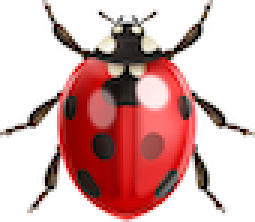
#> input picture testing/python/insect1.png, 85 x 74 px (shown 3 times larger)
$ python generate-multi-insect.py
#> lines starting #> are read from the running program, lines starting #| are printed output that depends on the picture; after the words box and inside, x2 and y2 are one past the last pixel; in counts of white or black regions, pixels touching at a corner belong together
#!/usr/bin/env python3
"""
Generate synthetic multi-insect test sequence for SceneCameraActor.

Creates a sequence of PNG frames showing 4 insects wandering randomly across
the field of view. Each insect:
  - Moves with smooth random wandering (velocity-based with gradual steering)
  - Avoids collisions with other insects (repulsion force)
  - Rotates to face its direction of travel
  - Bounces off frame edges

Usage:
    python3 generate-multi-insect.py [--frames 300] [--width 1920] [--height 1080]
                                     [--output ./test_scenes/insect_walk_4]

Output:
    output_dir/
      frame_0000.png
      frame_0001.png
      ...

The script expects 4 insect images with transparent backgrounds:
  insect1.png, insect2.png, insect3.png, insect4.png
"""

import cv2
import numpy as np
import os
import argparse
import math
import random


# ─── Insect image files (must have transparent backgrounds) ──────────────────
INSECT_FILES = [
    "insect1.png",
    "insect2.png",
    "insect3.png",
    "insect4.png",
]

INSECT_NAMES = [
    "Insect 1",
    "Insect 2",
    "Insect 3",
    "Insect 4",
]


def load_insect_image(path, target_width=120):
    """
    Load an insect PNG with transparency, resize preserving aspect ratio
    so the width matches target_width.
    Returns RGBA image.
    """
#> called with path = 'insect1.png', target_width = 120
    rgba = cv2.imread(path, cv2.IMREAD_UNCHANGED)
#> rgba is the input picture: shape (74, 85, 4); mean B, G, R, A 172.4, 173.7, 213.1, 110.8
    if rgba is None:
        raise FileNotFoundError(f"Could not load {path}")

    h, w = rgba.shape[:2]
#> h = 74; w = 85

    # If no alpha channel, create one (assume white = transparent)
    if rgba.shape[2] == 3:
        bgr = rgba
        gray = cv2.cvtColor(bgr, cv2.COLOR_BGR2GRAY)
        _, alpha = cv2.threshold(gray, 240, 255, cv2.THRESH_BINARY_INV)
        rgba = cv2.merge([bgr, alpha])

    # Crop to bounding box of non-transparent pixels
    alpha = rgba[:, :, 3]
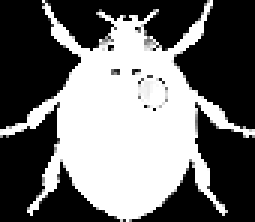
#> alpha: shape (74, 85) (shown 3 times larger); min 0, max 255, mean 110.8
    coords = cv2.findNonZero(alpha)
#> coords = contour of 2838 points, box (x1, y1, x2, y2) (0, 0, 85, 74), area 988
    if coords is not None:
        x, y, bw, bh = cv2.boundingRect(coords)
#> x = 0; y = 0; bw = 85; bh = 74
        rgba = rgba[y:y + bh, x:x + bw]

    # Resize preserving aspect ratio
    h, w = rgba.shape[:2]
    scale = target_width / w
#> scale = 1.41
    new_w = target_width
    new_h = int(round(h * scale))
#> new_h = 104
    resized = cv2.resize(rgba, (new_w, new_h), interpolation=cv2.INTER_AREA)
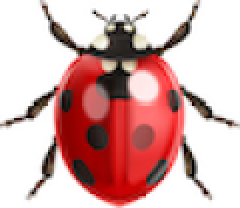
#> resized: shape (104, 120, 4) (shown 2 times larger); mean B, G, R, A 172.4, 173.7, 213.1, 110.9

    return resized


def composite_insect(frame, insect_rgba, cx, cy, angle_deg):
    """
    Place the insect image onto frame at (cx, cy), rotated by angle_deg.
    The insect is centred on (cx, cy).
    """
    h, w = insect_rgba.shape[:2]

    # Rotation matrix
    center = (w / 2, h / 2)
    rot_mat = cv2.getRotationMatrix2D(center, angle_deg, 1.0)

    # Rotate the insect image and mask
    cos_a = abs(rot_mat[0, 0])
    sin_a = abs(rot_mat[0, 1])
    new_w = int(h * sin_a + w * cos_a)
    new_h = int(h * cos_a + w * sin_a)
    rot_mat[0, 2] += new_w / 2 - center[0]
    rot_mat[1, 2] += new_h / 2 - center[1]

    insect_rotated = cv2.warpAffine(insect_rgba, rot_mat, (new_w, new_h),
                                    flags=cv2.INTER_LINEAR,
                                    borderMode=cv2.BORDER_CONSTANT,
                                    borderValue=(0, 0, 0, 0))
    mask_rotated = insect_rotated[:, :, 3]

    # Compute top-left corner for placement
    x1 = cx - new_w // 2
    y1 = cy - new_h // 2

    # Clip to frame boundaries
    x1_c = max(x1, 0)
    y1_c = max(y1, 0)
    x2_c = min(x1 + new_w, frame.shape[1])
    y2_c = min(y1 + new_h, frame.shape[0])

    # Corresponding region in the rotated insect
    bx1 = x1_c - x1
    by1 = y1_c - y1
    bx2 = bx1 + (x2_c - x1_c)
    by2 = by1 + (y2_c - y1_c)

    if bx2 <= bx1 or by2 <= by1:
        return  # fully outside frame

    # Extract the region of interest
    roi = frame[y1_c:y2_c, x1_c:x2_c]
    insect_region = insect_rotated[by1:by2, bx1:bx2, :3]
    mask_region = mask_rotated[by1:by2, bx1:bx2]

    # Blend: where mask is non-zero, use insect pixel; otherwise keep background
    mask_3ch = np.stack([mask_region] * 3, axis=-1).astype(np.float32) / 255.0
    roi_float = roi.astype(np.float32)
    insect_float = insect_region.astype(np.float32)
    blended = roi_float * (1.0 - mask_3ch) + insect_float * mask_3ch
    frame[y1_c:y2_c, x1_c:x2_c] = blended.astype(np.uint8)


class Insect:
    """Represents a single wandering insect with position, velocity, and appearance."""

    def __init__(self, insect_id, insect_rgba, width, height, margin=40):
        self.id = insect_id
        self.insect_rgba = insect_rgba
        self.margin = margin

        # Random starting position
        self.x = random.uniform(margin, width - margin)
        self.y = random.uniform(margin, height - margin)

        # Random initial velocity (pixels per frame)
        speed = random.uniform(1.5, 3.5)
        angle = random.uniform(0, 2 * math.pi)
        self.vx = speed * math.cos(angle)
        self.vy = speed * math.sin(angle)

        # Wandering parameters
        self.wander_angle = angle
        self.wander_timer = 0
        self.wander_interval = random.randint(20, 60)  # frames between direction changes

        # Size of insect (for collision detection radius)
        self.radius = max(insect_rgba.shape[0], insect_rgba.shape[1]) // 2

    def update(self, width, height, others, frame_width, frame_height):
        """
        Update position based on velocity, wander steering, collision avoidance,
        and edge bouncing.
        """
        # ── Wander steering ────────────────────────────────────────────────
        self.wander_timer += 1
        if self.wander_timer >= self.wander_interval:
            self.wander_timer = 0
            self.wander_interval = random.randint(20, 60)
            # Random steering angle change (max ±60 degrees)
            steer = random.uniform(-math.pi / 3, math.pi / 3)
            self.wander_angle += steer

            # Apply wander: blend current velocity toward wander direction
            wander_speed = math.hypot(self.vx, self.vy)
            target_vx = wander_speed * math.cos(self.wander_angle)
            target_vy = wander_speed * math.sin(self.wander_angle)
            # Smooth steering (lerp factor 0.3)
            self.vx += (target_vx - self.vx) * 0.3
            self.vy += (target_vy - self.vy) * 0.3

        # ── Collision avoidance (repulsion from other insects) ─────────────
        for other in others:
            if other is self:
                continue
            dx = self.x - other.x
            dy = self.y - other.y
            dist = math.hypot(dx, dy)
            min_dist = self.radius + other.radius + 20  # minimum separation
            if 0 < dist < min_dist:
                # Repulsion force: stronger when closer
                force = (min_dist - dist) / min_dist
                # Normalize direction
                if dist > 0:
                    nx = dx / dist
                    ny = dy / dist
                else:
                    nx, ny = random.uniform(-1, 1), random.uniform(-1, 1)
                    norm = math.hypot(nx, ny)
                    nx /= norm
                    ny /= norm
                # Apply repulsion (stronger push)
                self.vx += nx * force * 4.0
                self.vy += ny * force * 4.0

        # ── Speed limiting ─────────────────────────────────────────────────
        speed = math.hypot(self.vx, self.vy)
        max_speed = 4.5
        min_speed = 1.0
        if speed > max_speed:
            self.vx = (self.vx / speed) * max_speed
            self.vy = (self.vy / speed) * max_speed
        elif speed < min_speed and speed > 0:
            self.vx = (self.vx / speed) * min_speed
            self.vy = (self.vy / speed) * min_speed

        # ── Update position ────────────────────────────────────────────────
        self.x += self.vx
        self.y += self.vy

        # ── Edge bouncing ──────────────────────────────────────────────────
        # Bounce off edges with some randomness to prevent sticking
        if self.x < self.margin:
            self.x = self.margin
            self.vx = abs(self.vx) * random.uniform(0.8, 1.2)
            self.wander_angle = math.atan2(self.vy, self.vx)
        elif self.x > width - self.margin:
            self.x = width - self.margin
            self.vx = -abs(self.vx) * random.uniform(0.8, 1.2)
            self.wander_angle = math.atan2(self.vy, self.vx)

        if self.y < self.margin:
            self.y = self.margin
            self.vy = abs(self.vy) * random.uniform(0.8, 1.2)
            self.wander_angle = math.atan2(self.vy, self.vx)
        elif self.y > height - self.margin:
            self.y = height - self.margin
            self.vy = -abs(self.vy) * random.uniform(0.8, 1.2)
            self.wander_angle = math.atan2(self.vy, self.vx)

    @property
    def angle_deg(self):
        """Direction of travel in degrees (0° = right, 90° = down).
        The bee image points upward (head at top), so subtract 90°."""
        traj_angle = math.degrees(math.atan2(self.vy, self.vx))
        return traj_angle - 90.0


def generate_sequence(num_frames=300, width=1920, height=1080,
                      output_dir="test_scenes/insect_walk_4"):
    """Generate a sequence of frames with 4 wandering insects."""

    os.makedirs(output_dir, exist_ok=True)

    # Load the 4 insect images
    print("Loading insect images...")
    insects_data = []
    for i, fname in enumerate(INSECT_FILES):
        rgba = load_insect_image(fname, target_width=120)
        insects_data.append(rgba)
        print(f"  {fname}: {rgba.shape[1]}x{rgba.shape[0]} pixels")
#|   insect1.png: 120x104 pixels
#> pass 2 of the loop in generate_sequence, `for i, fname in enumerate(INSECT_FILES):`:
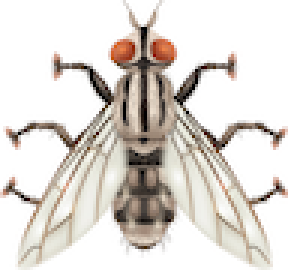
#> input picture testing/python/insect2.png, 96 x 90 px (shown 3 times larger)
#> in load_insect_image, rgba is the input picture: shape (90, 96, 4); mean B, G, R, A 211.3, 216.7, 222, 94.6
#> in load_insect_image (call 2), `alpha = rgba[:, :, 3]`:
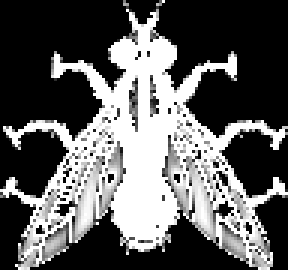
#> alpha: shape (90, 96) (shown 3 times larger); min 0, max 255, mean 94.6
#> coords = contour of 3812 points, box (x1, y1, x2, y2) (0, 0, 96, 90), area 1559
#> bw = 96; bh = 90
#> in load_insect_image (call 2), `resized = cv2.resize(rgba, (new_w, new_h), interpolation=cv2.INTER_AREA)`:
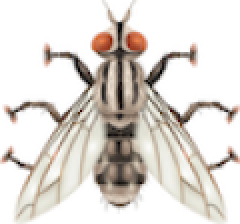
#> resized: shape (112, 120, 4) (shown 2 times larger); mean B, G, R, A 211.2, 216.7, 222, 94.5
#|   insect2.png: 120x112 pixels
#> pass 3 of the loop in generate_sequence, `for i, fname in enumerate(INSECT_FILES):`:
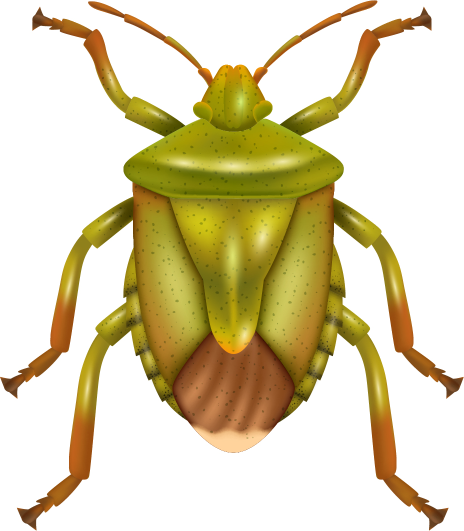
#> input picture testing/python/insect3.png, 928 x 1062 px (shown at 1/2 size)
#> in load_insect_image, rgba is the input picture: shape (1062, 928, 4); mean B, G, R, A 175, 209.7, 219.9, 90.7
#> in load_insect_image (call 3), `alpha = rgba[:, :, 3]`:
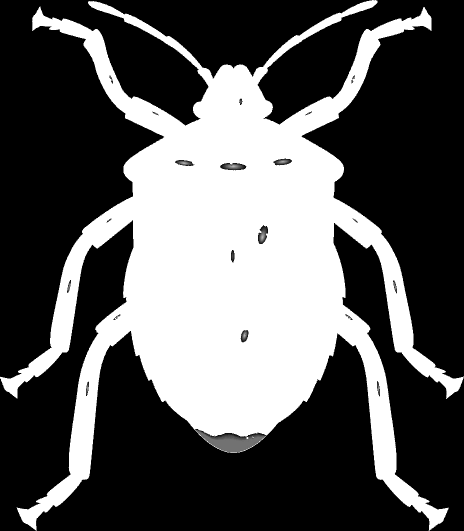
#> alpha: shape (1062, 928) (shown at 1/2 size); min 0, max 255, mean 90.7
#> coords = contour of 355985 points, box (x1, y1, x2, y2) (0, 0, 928, 1062), area 357244
#> bw = 928; bh = 1062
#> in load_insect_image (call 3), `resized = cv2.resize(rgba, (new_w, new_h), interpolation=cv2.INTER_AREA)`:
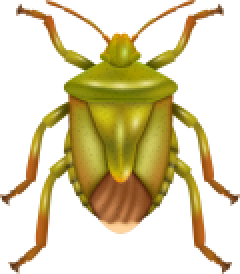
#> resized: shape (137, 120, 4) (shown 2 times larger); mean B, G, R, A 175, 209.7, 219.9, 90.7
#|   insect3.png: 120x137 pixels
#> the loop made 4 passes; the first 3 are shown

    bg_color = (255, 255, 255)  # white background (trap surface)
#> bg_color = (255, 255, 255)

    # Create insect agents
    insects = []
    for i in range(4):
        insect = Insect(i, insects_data[i], width, height)
        insects.append(insect)

    print(f"\nGenerating {num_frames} frames with 4 insects...")
    print(f"  Insects: {', '.join(INSECT_NAMES)}")

    for frame_idx in range(num_frames):
        img = np.full((height, width, 3), bg_color, dtype=np.uint8)

        # Update all insects
        for insect in insects:
            insect.update(width, height, insects, width, height)

        # Composite insects in order (back to front by y-position for depth)
        sorted_insects = sorted(insects, key=lambda ins: ins.y)
        for insect in sorted_insects:
            cx = int(round(insect.x))
            cy = int(round(insect.y))
            composite_insect(img, insect.insect_rgba, cx, cy, insect.angle_deg)

        filename = os.path.join(output_dir, f"frame_{frame_idx:04d}.png")
        cv2.imwrite(filename, img)

        if (frame_idx + 1) % 30 == 0:
            print(f"  Generated {frame_idx + 1}/{num_frames} frames")
#> this loop made 300 passes
#> pass 1, in composite_insect, `insect_rotated = cv2.warpAffine(insect_rgba, rot_mat, (new_w, new_h), ..`:
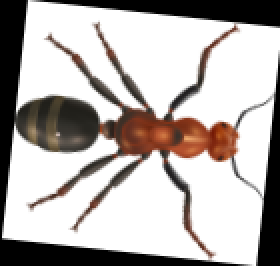
#> insect_rotated: shape (133, 140, 4) (shown 2 times larger); mean of channels 0, 1, 2, 3 173, 175.7, 181.3, 45.9; drawn as B, G, R
#> pass 1, in composite_insect, `mask_rotated = insect_rotated[:, :, 3]`:
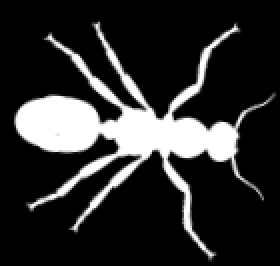
#> mask_rotated: shape (133, 140) (shown 2 times larger); min 0, max 255, mean 45.9
#> after the loop:
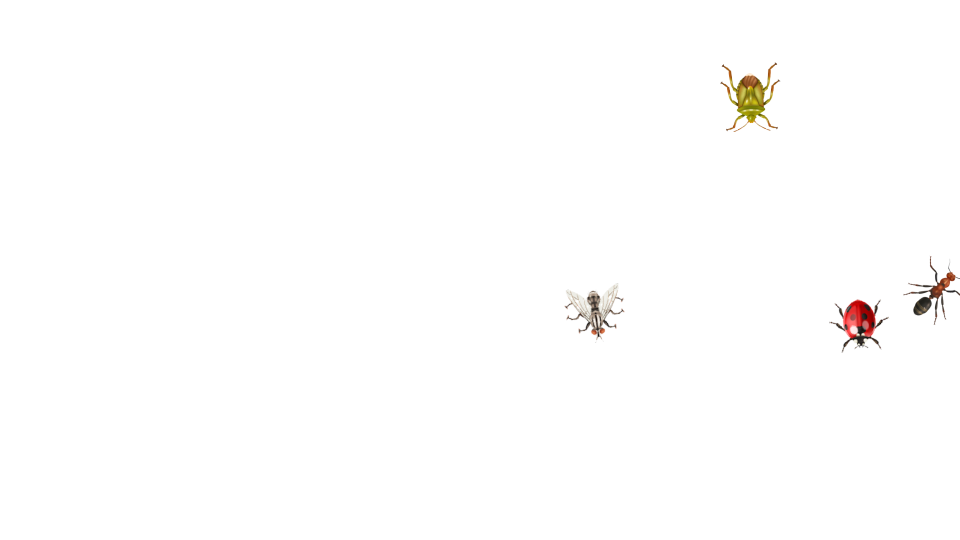
#> img: shape (1080, 1920, 3) (shown at 1/2 size); mean of channels 0, 1, 2 253.4, 253.7, 254.1; drawn as B, G, R

    print(f"\nDone! {num_frames} frames written to: {output_dir}")
    print(f"  Resolution: {width}x{height}")
    print(f"  Insects: {len(insects)} wandering with collision avoidance")
    print(f"  Each insect rotates to face its direction of travel")


if __name__ == "__main__":
    parser = argparse.ArgumentParser(
        description="Generate multi-insect test sequence for SceneCameraActor")
    parser.add_argument("--frames", type=int, default=300,
                        help="Number of frames to generate (default: 300)")
    parser.add_argument("--width", type=int, default=1920,
                        help="Frame width in pixels (default: 1920)")
    parser.add_argument("--height", type=int, default=1080,
                        help="Frame height in pixels (default: 1080)")
    parser.add_argument("--output", type=str,
                        default="test_scenes/insect_walk_4",
                        help="Output directory (default: test_scenes/insect_walk_4)")

    args = parser.parse_args()
    generate_sequence(args.frames, args.width, args.height, args.output)
